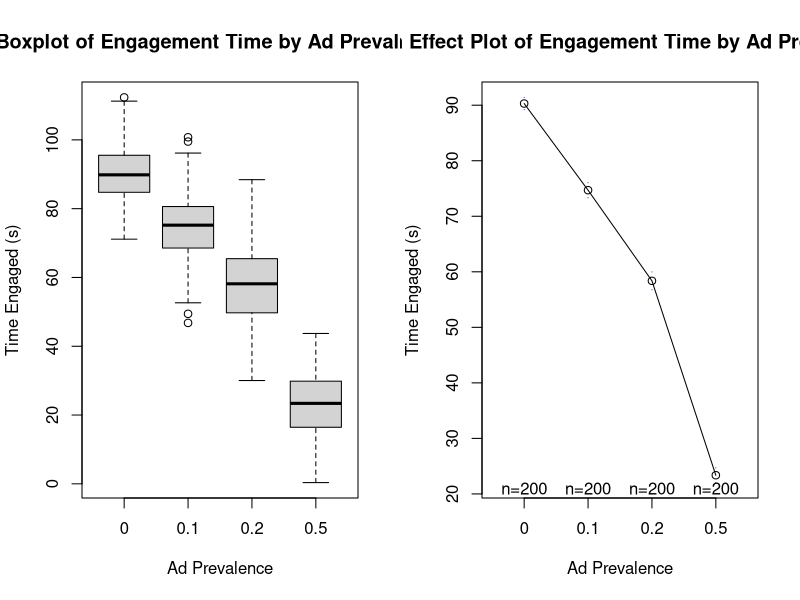
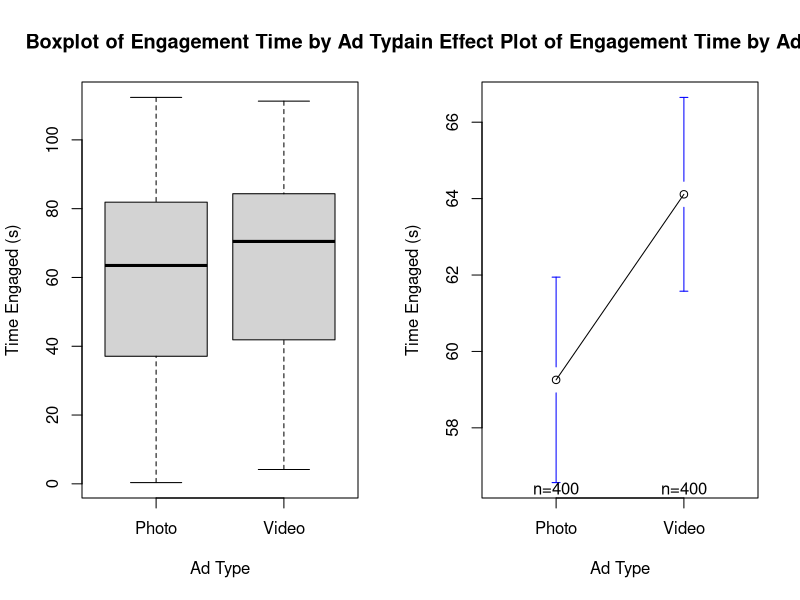
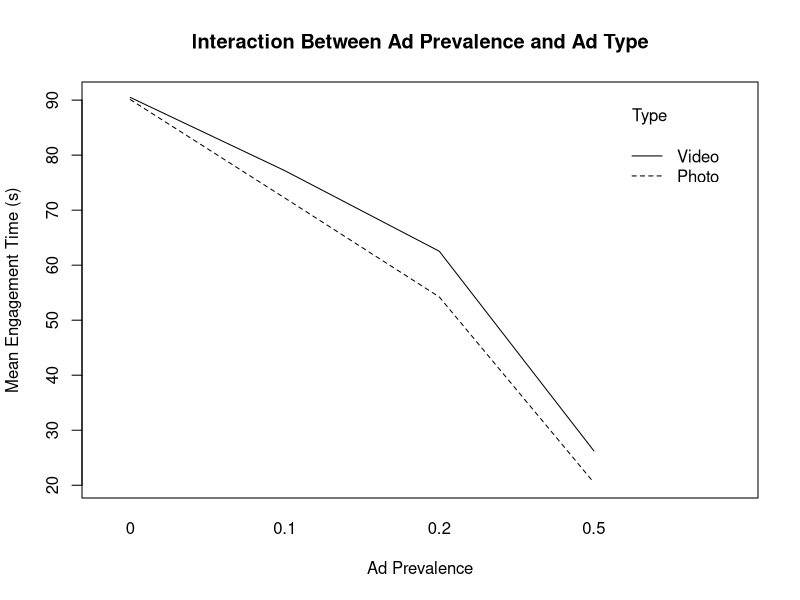
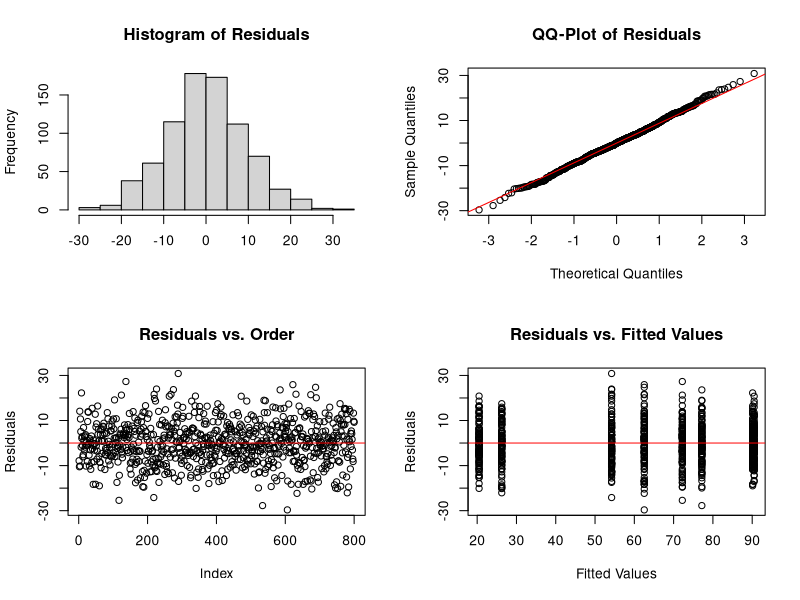

Generate these figures, in order, with R:
## Instagram Analysis
setwd("/users/ntstevens/Dropbox/Teaching/MSAN_631/2017/Lectures/")
data <- read.csv(file = "instagram-factorial.csv", header = T)
Time <- data$Time
Prevalence <- factor(data$Prevalence)
Type <- factor(data$Type, levels = c(0,1), labels = c("Photo", "Video"))

## Numerical summaries of the data
summary(data.frame(Time, Prevalence, Type))
sd(Time)

## Graphical Summaries of the data
library(gplots)
par(mfrow = c(1,2))
boxplot(Time ~ Prevalence, main = "Boxplot of Engagement Time by Ad Prevalence", xlab = "Ad Prevalence", ylab = "Time Engaged (s)")
plotmeans(Time ~ Prevalence, main = "Main Effect Plot of Engagement Time by Ad Prevalence", xlab = "Ad Prevalence", ylab = "Time Engaged (s)")
boxplot(Time ~ Type, main = "Boxplot of Engagement Time by Ad Type", xlab = "Ad Type", ylab = "Time Engaged (s)")
plotmeans(Time ~ Type, main = "Main Effect Plot of Engagement Time by Ad Type", xlab = "Ad Type", ylab = "Time Engaged (s)")
par(mfrow = c(1,1))
interaction.plot(Prevalence, Type, Time, main = "Interaction Between Ad Prevalence and Ad Type", ylab = "Mean Engagement Time (s)", xlab = "Ad Prevalence")

## Notes:
 # Prevalence seems to be have a large and significant main effect
 # Type seems to have a small and maybe significant main effect
 # Interaction between Prevalence and Type is existent but minimal
 # Thus, the main effects seem to drive variation in the response (engagement time)

## Formal Analysis of Variance
model <- lm(Time ~ Prevalence * Type)
summary(model)
anova(model)

## Notes:
 # Our intuition based on the plots was correct: the interaction is minimal but significant, and 
 # both main effects are, with "Prevalence" explaining most of the variation in engagement time.

## Quantifcation of "Prevalence" main effect
timeBYprev <- data.frame(Prev0 = data$Time[Prevalence==0], Prev0.1 = data$Time[Prevalence==0.1], Prev0.2 = data$Time[Prevalence==0.2], Prev0.5 = data$Time[Prevalence==0.5])
timeBYprev <- data.matrix(timeBYprev)
apply(timeBYprev, 2, mean) # average engagement time by ad prevalence category

effect.mat <- matrix(0, nrow = 4, ncol = 4)
pvalue.mat <- matrix(0, nrow = 4, ncol = 4)
prev <- c(0, 0.1, 0.2, 0.5)
for (i in 1:4){
  for (j in 1:4){
    ttest <- t.test(data$Time[Prevalence==prev[i]], data$Time[Prevalence==prev[j]])
    effect.mat[i,j] <- as.numeric(diff(ttest$estimate))
    pvalue.mat[i,j] <- round(ttest$p.value, digits = 4)
  }
}
# The following matrix shows the expected change in engagement time when going from one level of prevalence to another
# The rows and columns correspond to levels 0, 0.1, 0.2, 0.5
effect.mat
pvalue.mat

## Quantification of "Type" main effect
mean(data$Time[data$Type == 1] - data$Time[data$Type == 0])
t.test(data$Time[data$Type == 1], data$Time[data$Type == 0], alternative = "two.sided")
t.test(data$Time[data$Type == 1], data$Time[data$Type == 0], alternative = "greater")

## Notes:
# On average the engagement time is 4.86 seconds longer when ads are videos vs. photos. The 
# 95% CI for this difference is (1.17, 8.55). This represents a significant increase in 
# engagement time, at a 1% significance level.

#######################################################################################
## But main effects don't tell the whole story when significant interaction is present. 
## We need to incorporate this into our understanding of what an "effect" is.
#######################################################################################

## The "effect" of Prevalence when ad type is a photo
timeBYprev0 <- data.frame(Prev0 = data$Time[data$Prevalence==0 & data$Type==0], Prev0.1 = data$Time[data$Prevalence==0.1 & data$Type==0], Prev0.2 = data$Time[data$Prevalence==0.2 & data$Type==0], Prev0.5 = data$Time[data$Prevalence==0.5 & data$Type==0])
timeBYprev0 <- data.matrix(timeBYprev0)
apply(timeBYprev0, 2, mean) # average engagement time by ad prevalence category

effect.mat0 <- matrix(0, nrow = 4, ncol = 4)
prev <- c(0, 0.1, 0.2, 0.5)
for (i in 1:4){
  for (j in 1:4){
    ttest <- t.test(data$Time[data$Prevalence==prev[i] & data$Type==0], data$Time[data$Prevalence==prev[j] & data$Type==0])
    effect.mat0[i,j] <- as.numeric(diff(ttest$estimate))
  }
}
# The following matrix shows the expected change in engagement time when going from one level of prevalence to another
# The rows and columns correspond to levels 0, 0.1, 0.2, 0.5
effect.mat0

## The "effect" of Prevalence when ad Type is a video
timeBYprev1 <- data.frame(Prev0 = data$Time[data$Prevalence==0 & data$Type==1], Prev0.1 = data$Time[data$Prevalence==0.1 & data$Type==1], Prev0.2 = data$Time[data$Prevalence==0.2 & data$Type==1], Prev0.5 = data$Time[data$Prevalence==0.5 & data$Type==1])
timeBYprev1 <- data.matrix(timeBYprev1)
apply(timeBYprev1, 2, mean) # average engagement time by ad prevalence category

effect.mat1 <- matrix(0, nrow = 4, ncol = 4)
prev <- c(0, 0.1, 0.2, 0.5)
for (i in 1:4){
  for (j in 1:4){
    ttest <- t.test(data$Time[data$Prevalence==prev[i] & data$Type==1], data$Time[data$Prevalence==prev[j] & data$Type==1])
    effect.mat1[i,j] <- as.numeric(diff(ttest$estimate))
  }
}
# The following matrix shows the expected change in engagement time when going from one level of prevalence to another
# The rows and columns correspond to levels 0, 0.1, 0.2, 0.5
effect.mat1

## The "effect" of ad Type when Prevalence is 0
mean(data$Time[data$Type == 1 & data$Prevalence==0] - data$Time[data$Type == 0 & data$Prevalence==0])
t.test(data$Time[data$Type == 1 & data$Prevalence==0], data$Time[data$Type == 0 & data$Prevalence==0], alternative = "two.sided")

## The "effect" of ad Type when Prevalence is 0.1
mean(data$Time[data$Type == 1 & data$Prevalence==0.1] - data$Time[data$Type == 0 & data$Prevalence==0.1])
t.test(data$Time[data$Type == 1 & data$Prevalence==0.1], data$Time[data$Type == 0 & data$Prevalence==0.1], alternative = "two.sided")

## The "effect" of ad Type when Prevalence is 0.2
mean(data$Time[data$Type == 1 & data$Prevalence==0.2] - data$Time[data$Type == 0 & data$Prevalence==0.2])
t.test(data$Time[data$Type == 1 & data$Prevalence==0.2], data$Time[data$Type == 0 & data$Prevalence==0.2], alternative = "two.sided")

## The "effect" of ad Type when Prevalence is 0.5
mean(data$Time[data$Type == 1 & data$Prevalence==0.5] - data$Time[data$Type == 0 & data$Prevalence==0.5])
t.test(data$Time[data$Type == 1 & data$Prevalence==0.5], data$Time[data$Type == 0 & data$Prevalence==0.5], alternative = "two.sided")


# Residual Analysis
par(mfrow = c(2,2))
hist(model$residuals, main = "Histogram of Residuals", xlab = "")
qqnorm(model$residuals, main = "QQ-Plot of Residuals")
qqline(model$residuals, col = "red")
plot(model$residuals, main = "Residuals vs. Order", ylab = "Residuals")
abline(h = 0, col = "red")
plot(model$fitted, model$residuals, main = "Residuals vs. Fitted Values", ylab = "Residuals", xlab = "Fitted Values")
abline(h = 0, col = "red")
